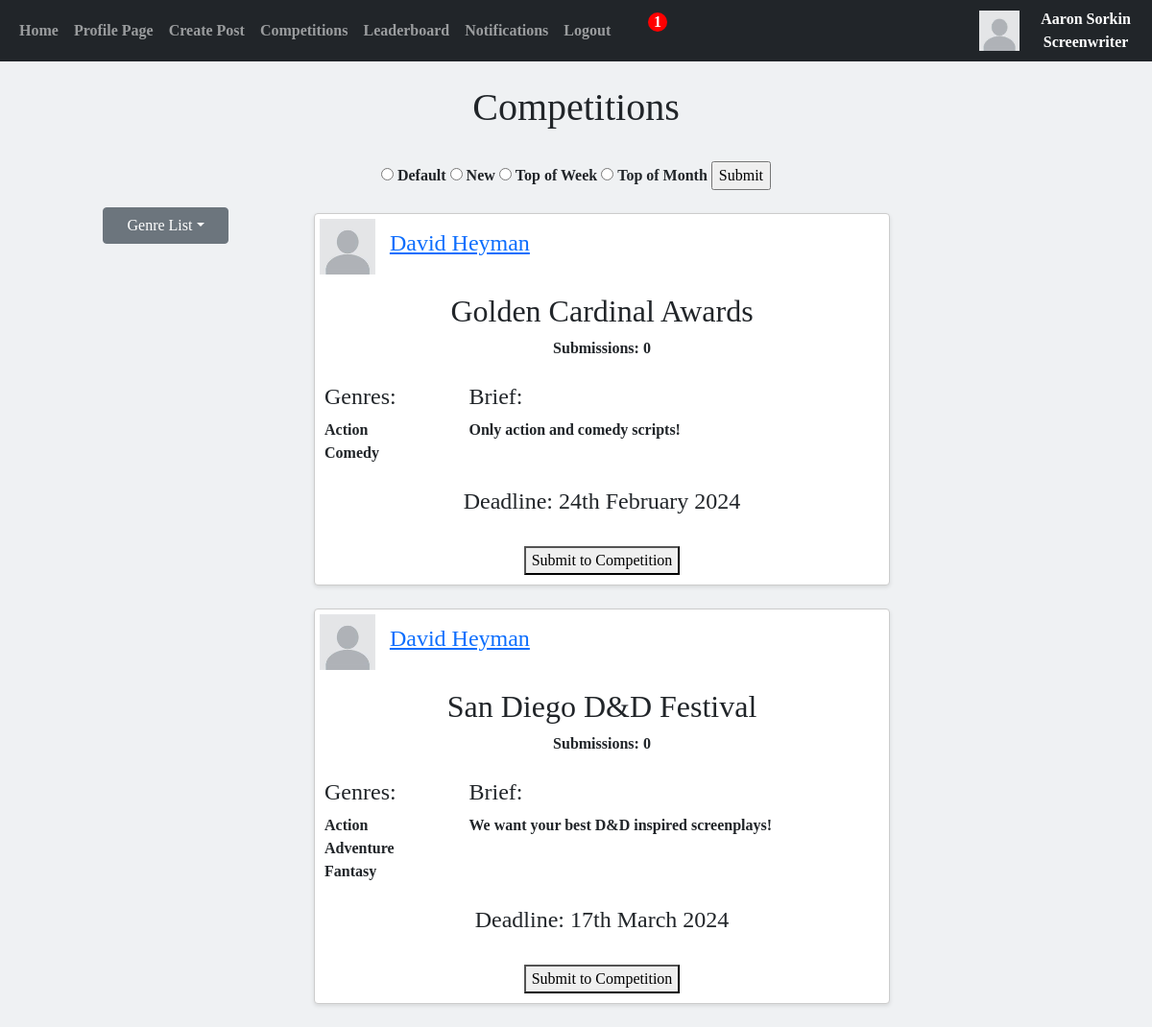
The page /competitions (signed in) on the database its author committed.
### website/models.py (models this page shows)
class Users(db.Model, UserMixin):
    __tablename__ = "Users"
    id = db.Column(db.Integer, primary_key=True)
    email = db.Column(db.String(150), unique=True)
    username = db.Column(db.String(150), unique=True)
    forename = db.Column(db.String(75), unique=True)
    surname = db.Column(db.String(75))
    password = db.Column(db.String(150))
    accounttype = db.Column(db.Integer)
    profilepic = db.Column(db.String(), nullable=True)
    biography = db.Column(db.Text)
    insta = db.Column(db.String(), nullable=True)
    twitter = db.Column(db.String(), nullable=True)
    notifnum = db.Column(db.Integer)
    writers = db.relationship('Screenwriters', backref="user", passive_deletes=True)
    producers = db.relationship('Producers', backref="user", passive_deletes=True)

class Competitions(db.Model):
    __tablename__ = "Competitions"
    compid = db.Column(db.Integer, primary_key=True)
    producerid = db.Column(db.Integer, db.ForeignKey('Producers.producerid'))
    title = db.Column(db.String(300))
    brief = db.Column(db.Text)
    deadline = db.Column(db.DateTime(timezone=True))
    deadline_string = db.Column(db.String(300))
    date_created = db.Column(db.Date, default=func.current_date())
    datetime_created = db.Column(db.DateTime(timezone=True), default=func.now())
    submissionnum = db.Column(db.Integer)
    responses = db.relationship('Notifications', backref="comp", passive_deletes=True)
    awards = db.relationship('Awards', backref="comp", passive_deletes=True)

class CompHas(db.Model):
    __tablename__ = "CompHas"
    compid = db.Column(db.Integer, db.ForeignKey('Competitions.compid'), primary_key=True)
    genreid = db.Column(db.Integer, db.ForeignKey('Genres.genreid'), primary_key=True)

class Genres(db.Model):
    __tablename__ = "Genres"
    genreid = db.Column(db.Integer, primary_key=True)
    genre = db.Column(db.String(50))
    genres = db.relationship('ScriptHas', backref="has")
    genres2 = db.relationship('CompHas', backref="has")

### website/comps.py (the view)
@comps.route("/competitions", methods=['GET', 'POST'])
@login_required
def competitions():
    UpdateNotificationNumber(current_user.id)
    UpdateSubmissionNums()
    comps = Competitions.query.filter(datetime.now() < Competitions.deadline).order_by(Competitions.submissionnum.desc())
    comphas = CompHas.query.all()
    return flask.render_template("competitions.html", user=current_user, comps=comps, comphas=comphas)

### website/update.py (called while the page is built, shortened)
def UpdateNotificationNumber(userid): # Updates the badge indicating the number of unseen notification a user has
    if current_user.accounttype == 1:
        writer = Screenwriters.query.filter_by(userid=userid).first()
        notifs = Notifications.query.filter_by(writerid=writer.writerid)
        number = 0
        if notifs:
            current_user.notifnum = number
            db.session.commit()
        else:
            current_user.notifnum = 0
            db.session.commit()

def UpdateSubmissionNums(): # Updates the submission numbers for all competitions that are still running
    allcomps = Competitions.query.all()
    for comp in allcomps:
        submissions = Notifications.query.filter_by(compid = comp.compid)
        comp.submissionnum = submissions.count()
        db.session.commit()

### website/templates/competitions.html (shortened to what this page needs)
{% extends "base.html" %}
{% block content %}
<h1 style="text-align: center">{% block header %}Competitions{% endblock %}</h1>
<br>
<div id="comps" class="row">
  <div class="col-3" style="text-align:center">
    <br><br>
    <div class="dropdown">
      <button class="btn btn-secondary dropdown-toggle" type="button" data-bs-toggle="dropdown" aria-expanded="false" style="height:50%; width:50%">Genre List</button>
  </div>
  </div>
  <div class="col-6" style="text-align:center">
    <form action="/sort2" method='POST'>
      <input type="radio" name="sorted" id="default" value="0"></input>
      <label for="default">Default</label>
      <input type="radio" name="sorted" id="new" value="1"></input>
      <label for="new">New</label>
      <input type="radio" name="sorted" id="week" value="2"></input>
      <label for="week">Top of Week</label>
      <input type="radio" name="sorted" id="month" value="3"></input>
      <label for="month">Top of Month</label>
      <input type="submit" value="Submit">
    </form>
    <br>
    {% if comps == [] %}
      <h1>No competitions available</h1>
    {% else %}
      {% for comp in comps %}
          <div class="card">
              <div class="user-info">
                {% if comp.producer.user.profilepic %}
                    <img src="{{ url_for('static', filename='images/'+ comp.producer.user.profilepic) }}" width = "110px" height = "110px" alt="Profile picture" class="profile-pic">
                {% else %}
                    <img src="/static/images/default.jpg" alt="Default profile picture" width = "110px" height = "110px" class="profile-pic">
                {% endif %}
                <a href="/profilepage/{{comp.producer.user.id}}" target="_blank" class="username"><h4>{{comp.producer.user.username}}</h4></a>
              </div>
              <br><br><br>
              <h2>{{comp.title}}</h2>
              Submissions: {{comp.submissionnum}}
              <br><br>
              <div class="row">
                <div class="col-3" style="text-align: left">
                  <h4>Genres:</h4>
                  {% for record in comphas %}
                    {% if record.compid == comp.compid %}
                        <b>{{record.has.genre}}</b><br>
                    {% endif %}
                  {% endfor %}
                </div>
                <div class="col-9" style="text-align: left">
                  <h4>Brief:</h4>
                  <p>{{comp.brief}}</p>
                </div>
              </div>
              <br>
              <h4>Deadline: {{comp.deadline_string}}</h4>
              {% if user.accounttype == 1 %}
                <br>
                <a href="/comp/{{comp.compid}}"><button type="button">Submit to Competition</button></a>
              {% endif %}
          </div>
          <br>
      {% endfor %}
    {% endif %}
  </div>
  <div class="col-3">
  </div>
</div>
 {% endblock %}

### website/templates/base.html (shortened to what this page needs)
<!DOCTYPE html>
<html lang="en">
  <head>
    <link
      href="https://cdn.jsdelivr.net/npm/bootstrap@5.0.2/dist/css/bootstrap.min.css"
      rel="stylesheet"
    />
  </head>
  <body>
    <nav class="navbar navbar-expand-lg navbar-dark bg-dark">
      <div class="container-fluid">
        <div class="collapse navbar-collapse" id="navbar">
          <div class="navbar-nav">
            <a class="nav-item nav-link" href="/home">Home</a>
            {% if user.is_authenticated %}
            <a class="nav-item nav-link" href="/profilepage/{{user.id}}">Profile Page</a>
            <a class="nav-item nav-link" href="/post">Create Post</a>
            <a class="nav-item nav-link" href="/competitions">Competitions</a>
            <a class="nav-item nav-link" href="/leaderboard">Leaderboard</a>
            <a class="nav-item nav-link" style="position:relative" href="/notifications/{{user.id}}">Notifications</a>
            {% if user.notifnum != 0 %}
              <span class="notifnum">{{current_user.notifnum}}</span>
            {% endif %}
            <a class="nav-item nav-link" href="/logout" onclick="return confirm('Are you sure you want to log out?')">Logout</a>
            {% else %}
            <a class="nav-item nav-link" href="/login">Login</a>
            <a class="nav-item nav-link" href="/sign-up">Sign Up</a>
            {% endif %}
          </div>
        </div>
      </div>
      <div style="text-align: right">
        {% if user.is_authenticated %}
          {% if user.profilepic %}
            <a href="/profilepage/{{user.id}}"" target=_blank><img src="{{ url_for('static', filename='images/'+ user.profilepic) }}" alt="Profile picture" height="50px" width="50px"></a>
          {% else %}
            <a href="/profilepage/{{user.id}}"" target=_blank><img src="/static/images/default.jpg" alt="Default profile picture" height="25%" width="25%"></a>
          {% endif %}
        {% endif %}
      </div>
      <div style="text-align: center; color: white;" >
        {{ user.username }}
        {% if user.accounttype == 1 %}
          Screenwriter
        {% elif user.accounttype == 2 %}
          Producer
        {% endif %}
      </div>
    </nav>
    <br>
    <div class="container">{% block content %}{% endblock %}</div>
  </body>
</html>

### website/templates/base.html (style rules this page uses)
body { background-color: #eff1f3; font-family:futura; font-weight: bold; }
.notifnum { position: absolute; top: 13px; left: 675px; width: 20px; height: 20px; background: red; color: #ffffff; display: flex; justify-content: center; align-items: center; border-radius: 50%; }

### website/templates/competitions.html (style rules this page uses)
body { background-color: #eff1f3; font-family:futura; font-weight: bold; }
.card { width: 600px; border: 1px solid #ccc; padding: 10px; margin-left: auto; margin-right: auto; box-shadow: 0 2px 4px rgba(0, 0, 0, 0.1); }
.profile-pic { width: 15%; height: 15%; margin-bottom: 50px }
.user-info { display: flex; align-items: center; position: absolute; top: 0px; left: 0px; padding: 5px; }
.username { font-weight: bold; text-align: left; margin-left: 15px; margin-bottom: 50px; }

### rows shown on the page
Users: notifnum "1", username "Aaron Sorkin"
Competitions: producer.user.username "David Heyman", title "Golden Cardinal Awards", submissionnum "0", brief "Only action and comedy scripts!", deadline_string "24th February 2024"
CompHas: has.genre "Action"
CompHas: has.genre "Comedy"
Competitions: producer.user.username "David Heyman", title "San Diego D&D Festival", submissionnum "0", brief "We want your best D&D inspired screenplays!", deadline_string "17th March 2024"
CompHas: has.genre "Action"
CompHas: has.genre "Adventure"
CompHas: has.genre "Fantasy"
